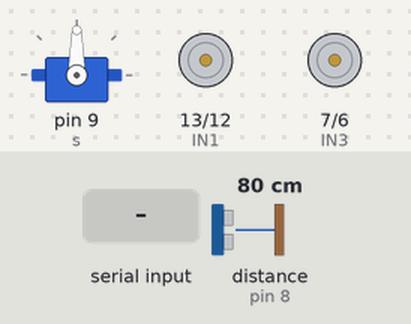
A sketch run on a simulated Arduino Uno, built with avr-gcc and run on an emulated ATmega328P. On the bench: servo, motor-driver pin pairs drawn as motors (green arrow = first pin HIGH = forward, orange = second pin HIGH = backward, longer = more drive, scaled by the enable pin). The test bench sets the inputs (shaded band); at power-on: distance to the obstacle (sensor on pin 8) 80 cm. The echo pulse lasts 58.3 µs per cm.

Above: at 1.2 s.
1.3 s: "3" received over Serial
At 2.0 s:
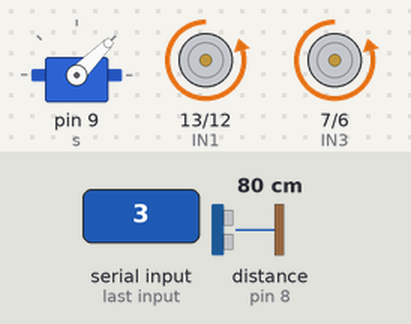
3.6 s: "1" received over Serial
At 4.6 s:
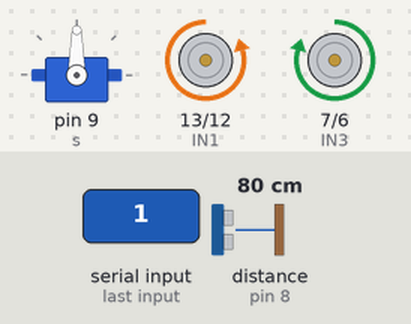
5.4 s: "4" received over Serial
At 5.8 s:
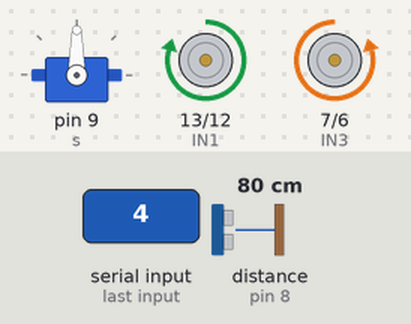
7.4 s: "2" received over Serial
At 8.1 s:
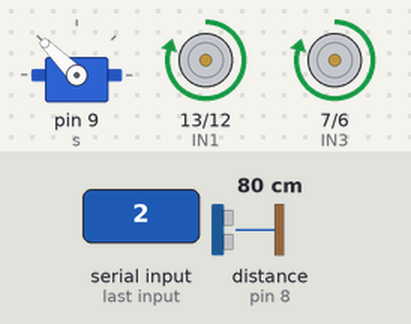
Timing chart, 0 to 10.4 s (numbered marks = the images above; inputs shaded):
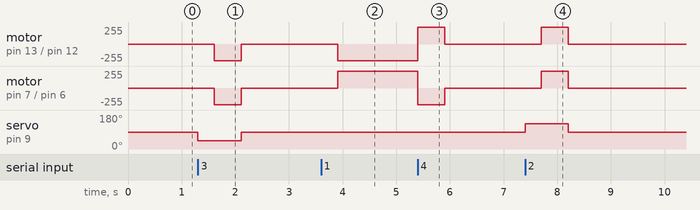

Measured:
- after the input at 1.3 s, motor on pin 13 (IN1) / pin 12 (IN2), motor on pin 7 (IN3) / pin 6 (IN4): stopped → backward 250/255 after 0.31 s, → stopped 0.50 s later; servo on pin 9 (s): 90° → 45° at once, → 90° 0.81 s later
- after the input at 3.6 s, motor on pin 13 (IN1) / pin 12 (IN2): stopped → backward 250/255 after 0.31 s; motor on pin 7 (IN3) / pin 6 (IN4): stopped → forward 250/255 after 0.31 s
- after the input at 5.4 s, motor on pin 13 (IN1) / pin 12 (IN2): backward 250/255 → forward 250/255 at once, → stopped 0.50 s later; motor on pin 7 (IN3) / pin 6 (IN4): forward 250/255 → backward 250/255 at once, → stopped 0.50 s later
- after the input at 7.4 s, motor on pin 13 (IN1) / pin 12 (IN2), motor on pin 7 (IN3) / pin 6 (IN4): stopped → forward 250/255 after 0.31 s, → stopped 0.50 s later; servo on pin 9 (s): 90° → 135° at once, → 90° 0.81 s later

The sketch:

Final_code_ObstacleAvoidingRobot.ino
```cpp
#include <Ultrasonic.h>
Ultrasonic u = Ultrasonic(4, 8);  //object_type object_name=Ultrasonic(Trig,Echo);

#include <Servo.h>
Servo s = Servo();  // object_type object_name = Servo();


int ENA = 11;
int IN1 = 13;
int IN2 = 12;

int ENB = 5;
int IN3 = 7;
int IN4 = 6;


void setup() {
  // put your setup code here, to run once:

  s.attach(9);  //Servo pin

  //Motor A LEFT
  pinMode(ENA, OUTPUT);
  pinMode(IN1, OUTPUT);
  pinMode(IN2, OUTPUT);
  analogWrite(ENA, 250);

  //Motor B RIGH
  pinMode(ENB, OUTPUT);
  pinMode(IN3, OUTPUT);
  pinMode(IN4, OUTPUT);
  analogWrite(ENB, 250);

  Serial.begin(9600);  //Serial Monitor
}

void loop() {
  // put your main code here, to run repeatedly:


  int x = Serial.read();


  // forward
  if (x == '1') {

    s.write(90);
    delay(300);
    int d = u.distanceRead();

    if (d > 20) {
      digitalWrite(IN1, LOW);
      digitalWrite(IN2, HIGH);
      digitalWrite(IN3, HIGH);
      digitalWrite(IN4, LOW);
    }
  }

  // reverse
  if (x == '4') {

    digitalWrite(IN1, HIGH);
    digitalWrite(IN2, LOW);
    digitalWrite(IN3, LOW);
    digitalWrite(IN4, HIGH);

    delay(500);

    digitalWrite(IN1, LOW);
    digitalWrite(IN2, LOW);
    digitalWrite(IN3, LOW);
    digitalWrite(IN4, LOW);
  }

  // stop
  // if (x == '3') {

  //   digitalWrite(IN1, LOW);
  //   digitalWrite(IN2, LOW);
  //   digitalWrite(IN3, LOW);
  //   digitalWrite(IN4, LOW);
  // }


  // Turn Right
  if (x == '3') {

    s.write(45);

    delay(300);
   int d = u.distanceRead();

    if (d > 20) {

      digitalWrite(IN1, LOW);  //FWD
      digitalWrite(IN2, HIGH);
      digitalWrite(IN3, LOW);   //BKW
      digitalWrite(IN4, HIGH);

      delay(500);
      digitalWrite(IN1, LOW);
      digitalWrite(IN2, LOW);
      digitalWrite(IN3, LOW);
      digitalWrite(IN4, LOW);
    }
    s.write(90);
  }

  // Turn Left
  if (x == '2') {

      s.write(135);

    delay(300);
   int d = u.distanceRead();

    if (d > 20) {

      digitalWrite(IN1, HIGH);
      digitalWrite(IN2, LOW);
      digitalWrite(IN3, HIGH);
      digitalWrite(IN4, LOW);

      delay(500);
      digitalWrite(IN1, LOW);
      digitalWrite(IN2, LOW);
      digitalWrite(IN3, LOW);
      digitalWrite(IN4, LOW);
    }
    s.write(90);
  }
}
```
